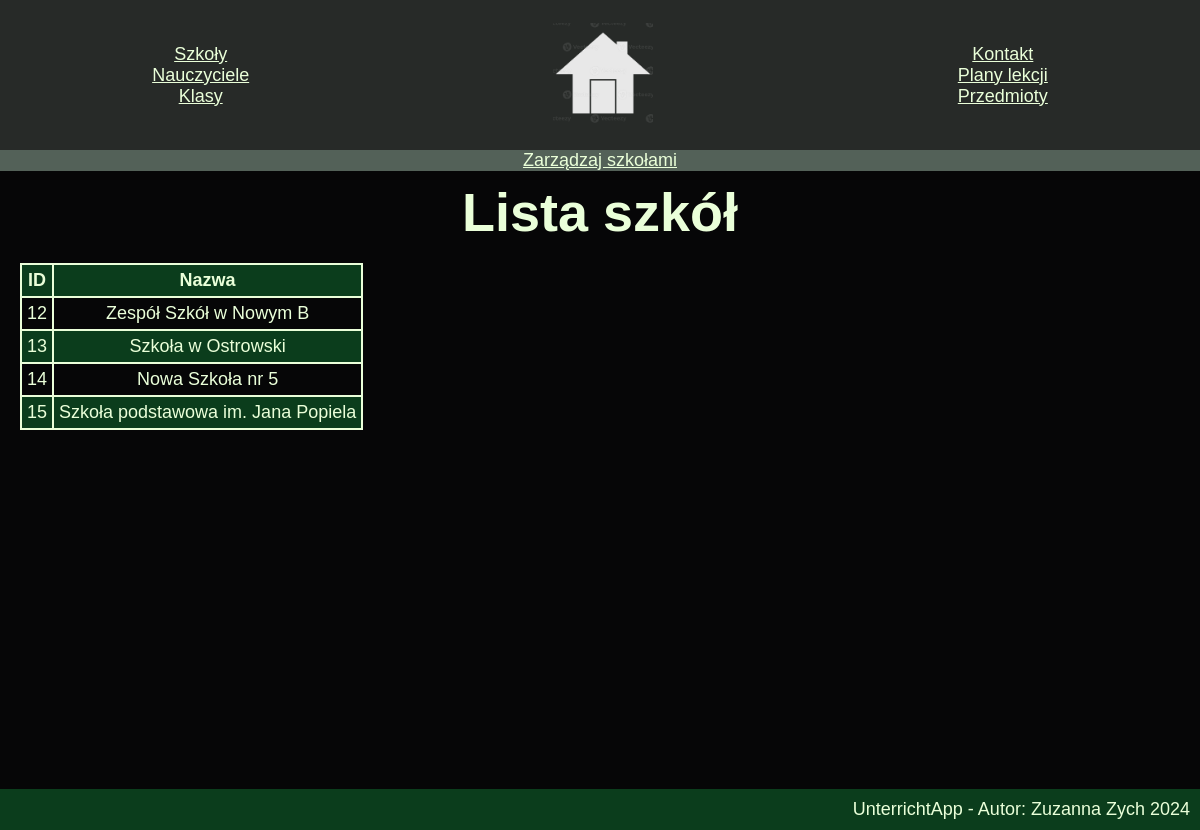
Before: /szkola.php with the older database file.
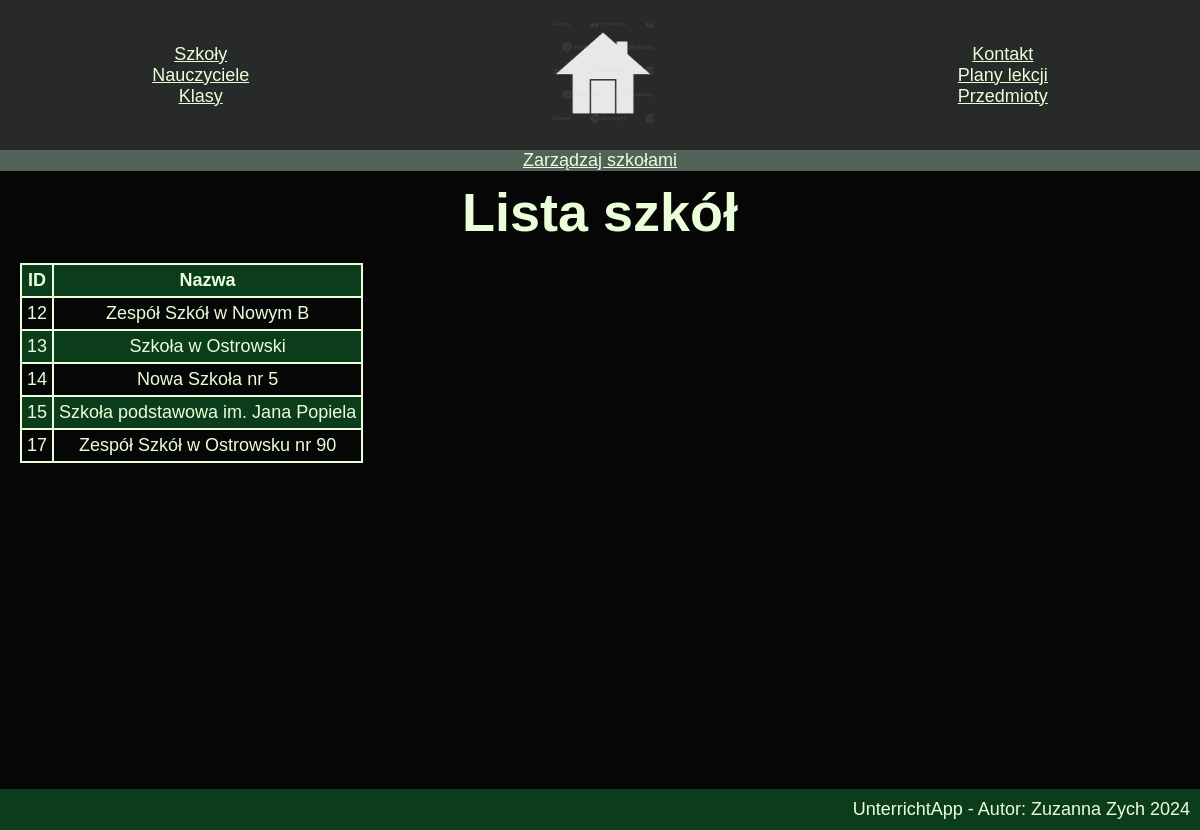
After: the same page with the newer database file.
### tables this page shows
CREATE TABLE `szkola` (
  `id` int(10) UNSIGNED NOT NULL,
  `nazwa` varchar(60) NOT NULL
);

### szkola.php (the view, shortened to what this page needs)
<!DOCTYPE html>
<html lang="pl">
<head>
     <link rel="stylesheet" href="styl.css">
</head>
<body>
     <?php
     include_once "func.php";
     addheader();
     if (!isset($_GET['edit'])) {
          echo"<a id='toggle' class='toggle' href='szkola.php?edit=true'>Zarządzaj szkołami</a>";
     } else if ($_GET['edit'] == "true") {
          echo"<a id='toggle' class='toggle' href='szkola.php?edit=false'>Zobacz szkoły</a>";
     } else {
          echo"<a id='toggle' class='toggle' href='szkola.php?edit=true'>Zarządzaj szkołami</a>";
     }
     ?>
     <?php
     include "conn.php";
          ?>
     <div id="editOFF">
          <div class="center">
               <h3 class="center">Lista szkół</h3>
               <table>
                    <tr>
                         <th>ID</th>
                         <th>Nazwa</th>
                    </tr>
                    <?php
$result = mysqli_query($conn, "SELECT * from szkola");
while ($row = mysqli_fetch_assoc($result)) {
     echo "<tr>" ;
     foreach($row as $el){
          echo "<td>".$el."</td>";
     }
     echo "</tr>" ;
}
?>
</table>
</div>
</div>
     <?php addFooter();?>
</body>
</html>

### func.php (shortened to what this page needs)
<?php
function addheader ($includeIndexLink = true) {
   echo "<header>
     <nav>
          <ul>
               <li><a href='szkola.php?edit=false'>Szkoły</a></li>
               <li><a href='nau.php?edit=false'>Nauczyciele</a></li>
               <li><a href='klasy.php'>Klasy</a></li>
          </ul>";
          if ($includeIndexLink) {
               echo "<ul>
               <li><a href='index.php'><img class='icon'  src='zdj/bialy_dom.png' alt='ikona białego domu'></a></li>
          </ul>";
          } else {
               echo "<ul>
               <li><a href='tworzPlan.php'><img class='icon' src='zdj/plus.png' alt='plus'></a></li>
          </ul>";
          }
          echo "<ul>
               <li><a href='kontakt.php'>Kontakt</a></li>
               <li><a href='choosePlan.php'>Plany lekcji</a></li>
               <li><a href='dodPrzed.php'>Przedmioty</a></li>
          </ul>
     </nav>
</header>";
}
function addFooter($startC = "", $endC = "") {
     echo "<footer>";
     echo "<p>UnterrichtApp - Autor: Zuzanna Zych 2024</p>";
     echo "</footer>";
}
?>

### styl.css (style rules this page uses)
:root { --kolor-tla: #060607; --kolor-tekstu: #EAFFD9; --kolor-akcent-jasny: #219147; --kolor-akcent-jasny-szary: #536158; --kolor-akcent-ciemny-szary: #272a28; --kolor-akcent-ciemny: #0b3d1c; --zdj-banner: url("zdj/zielone-liscie-tlo.jpg"); --wielkosc-tekstu: 16px; --wielkosc-h1: calc(var(--wielkosc-tekstu) * 1.5); --wielkosc-h2: calc(var(--wielkosc-tekstu) * 2); --wielkosc-h3: calc(var(--wielkosc-tekstu) * 3); --p-margin: 270px; }
body { min-height: 100vh; width: 100%; box-sizing: border-box; }
* { margin: 0; padding: 0; font-size: var(--wielkosc-tekstu); background-color: var(--kolor-tla); color: var(--kolor-tekstu); box-sizing: border-box; font-family: 'Trebuchet MS', 'Lucida Sans Unicode', 'Lucida Grande', 'Lucida Sans', Arial, sans-serif; }
header, nav { background-color: var(--kolor-akcent-ciemny-szary); height: 150px; }
nav ul { float: left; background-color: var(--kolor-akcent-ciemny-szary); }
nav ul li::marker { content: none; }
nav { display:flex; text-align:center; justify-content: space-around; align-items: center; }
a img { height: 100px; width: auto; }
table, tr, td, th { border: 2.5px solid var(--kolor-tekstu); border-collapse: collapse; }
td, th { text-align: center; padding: 5px; justify-content: center; }
tr:nth-of-type(odd) * { background-color: var(--kolor-akcent-ciemny); }
table { margin: 20px; }
h3 { font-size: var(--wielkosc-h3); }
h1,h2,h3,h4,h5,h6 { margin: 10px 0px 10px 0px; }
.toggle { display: inline-block; width: 100%; text-align: center; background-color: var(--kolor-akcent-jasny-szary); }
.center { text-align: center; }
footer { width: 100%; position: fixed; bottom: 0px; height: fit-content; padding: 10px; }
footer, footer * { background-color: var(--kolor-akcent-ciemny); text-align: right; }
header, header * { background-color: var(--kolor-akcent-ciemny-szary); }
body { margin-bottom: 30px; }
@media only screen and (max-width: 2600px) { :root { --wielkosc-tekstu:18px } }

Changed rows visible on the page:
added szkola: id "17", nazwa "Zespół Szkół w Ostrowsku nr 90"
